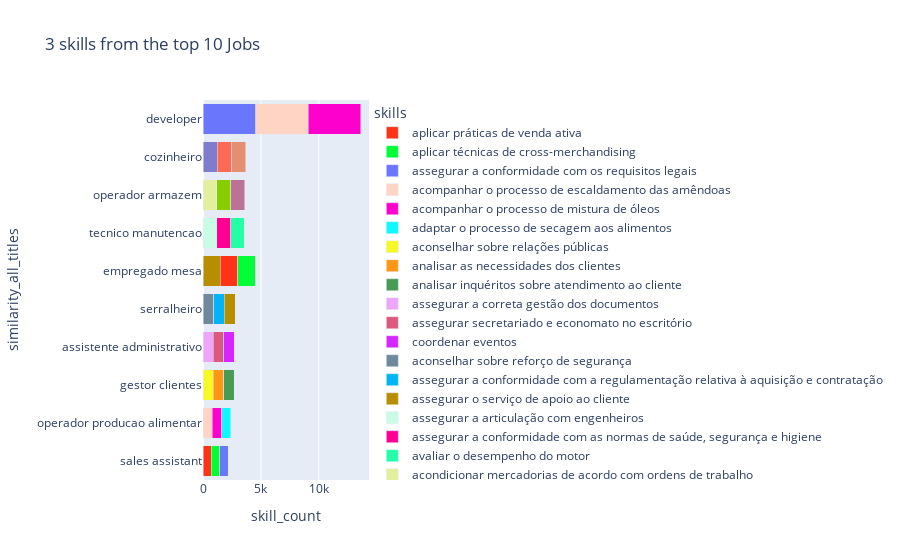

Notebook code for this chart:
### Code cell
fig = px.bar(aux_skills_title, x='skill_count', y='similarity_all_titles', barmode='stack',
             color='skills', title='3 skills from the top 10 Jobs', color_discrete_sequence=px.colors.qualitative.Light24)
fig.update_yaxes(type='category')
fig.show()

fig.write_image(f"Images ESCO/3 skills from the top 10 Jobs.svg", width=950, height=525)

### Figure 1 — Plotly figure (JSON) as saved in the notebook; plotly's stock layout.template omitted (floating-point values rounded to 4 significant figures)
{"data": [{"alignmentgroup": "True", "hovertemplate": "skills=aplicar práticas de venda ativa<br>skill_count=%{x}<br>similarity_all_titles=%{y}<extra></extra>", "legendgroup": "aplicar práticas de venda ativa", "marker": {"color": "#FD3216", "pattern": {"shape": ""}}, "name": "aplicar práticas de venda ativa", "offsetgroup": "aplicar práticas de venda ativa", "orientation": "h", "showlegend": true, "textposition": "auto", "type": "bar", "x": [727], "xaxis": "x", "y": ["sales assistant"], "yaxis": "y"}, {"alignmentgroup": "True", "hovertemplate": "skills=aplicar técnicas de cross-merchandising<br>skill_count=%{x}<br>similarity_all_titles=%{y}<extra></extra>", "legendgroup": "aplicar técnicas de cross-merchandising", "marker": {"color": "#00FE35", "pattern": {"shape": ""}}, "name": "aplicar técnicas de cross-merchandising", "offsetgroup": "aplicar técnicas de cross-merchandising", "orientation": "h", "showlegend": true, "textposition": "auto", "type": "bar", "x": [727], "xaxis": "x", "y": ["sales assistant"], "yaxis": "y"}, {"alignmentgroup": "True", "hovertemplate": "skills=assegurar a conformidade com os requisitos legais<br>skill_count=%{x}<br>similarity_all_titles=%{y}<extra></extra>", "legendgroup": "assegurar a conformidade com os requisitos legais", "marker": {"color": "#6A76FC", "pattern": {"shape": ""}}, "name": "assegurar a conformidade com os requisitos legais", "offsetgroup": "assegurar a conformidade com os requisitos legais", "orientation": "h", "showlegend": true, "textposition": "auto", "type": "bar", "x": [727], "xaxis": "x", "y": ["sales assistant"], "yaxis": "y"}, {"alignmentgroup": "True", "hovertemplate": "skills=acompanhar o processo de escaldamento das amêndoas<br>skill_count=%{x}<br>similarity_all_titles=%{y}<extra></extra>", "legendgroup": "acompanhar o processo de escaldamento das amêndoas", "marker": {"color": "#FED4C4", "pattern": {"shape": ""}}, "name": "acompanhar o processo de escaldamento das amêndoas", "offsetgroup": "acompanhar o processo de escaldamento das amêndoas", "orientation": "h", "showlegend": true, "textposition": "auto", "type": "bar", "x": [805], "xaxis": "x", "y": ["operador producao alimentar"], "yaxis": "y"}, {"alignmentgroup": "True", "hovertemplate": "skills=acompanhar o processo de mistura de óleos<br>skill_count=%{x}<br>similarity_all_titles=%{y}<extra></extra>", "legendgroup": "acompanhar o processo de mistura de óleos", "marker": {"color": "#FE00CE", "pattern": {"shape": ""}}, "name": "acompanhar o processo de mistura de óleos", "offsetgroup": "acompanhar o processo de mistura de óleos", "orientation": "h", "showlegend": true, "textposition": "auto", "type": "bar", "x": [805], "xaxis": "x", "y": ["operador producao alimentar"], "yaxis": "y"}, {"alignmentgroup": "True", "hovertemplate": "skills=adaptar o processo de secagem aos alimentos<br>skill_count=%{x}<br>similarity_all_titles=%{y}<extra></extra>", "legendgroup": "adaptar o processo de secagem aos alimentos", "marker": {"color": "#0DF9FF", "pattern": {"shape": ""}}, "name": "adaptar o processo de secagem aos alimentos", "offsetgroup": "adaptar o processo de secagem aos alimentos", "orientation": "h", "showlegend": true, "textposition": "auto", "type": "bar", "x": [805], "xaxis": "x", "y": ["operador producao alimentar"], "yaxis": "y"}, {"alignmentgroup": "True", "hovertemplate": "skills=aconselhar sobre relações públicas<br>skill_count=%{x}<br>similarity_all_titles=%{y}<extra></extra>", "legendgroup": "aconselhar sobre relações públicas", "marker": {"color": "#F6F926", "pattern": {"shape": ""}}, "name": "aconselhar sobre relações públicas", "offsetgroup": "aconselhar sobre relações públicas", "orientation": "h", "showlegend": true, "textposition": "auto", "type": "bar", "x": [900], "xaxis": "x", "y": ["gestor clientes"], "yaxis": "y"}, {"alignmentgroup": "True", "hovertemplate": "skills=analisar as necessidades dos clientes<br>skill_count=%{x}<br>similarity_all_titles=%{y}<extra></extra>", "legendgroup": "analisar as necessidades dos clientes", "marker": {"color": "#FF9616", "pattern": {"shape": ""}}, "name": "analisar as necessidades dos clientes", "offsetgroup": "analisar as necessidades dos clientes", "orientation": "h", "showlegend": true, "textposition": "auto", "type": "bar", "x": [900], "xaxis": "x", "y": ["gestor clientes"], "yaxis": "y"}, {"alignmentgroup": "True", "hovertemplate": "skills=analisar inquéritos sobre atendimento ao cliente<br>skill_count=%{x}<br>similarity_all_titles=%{y}<extra></extra>", "legendgroup": "analisar inquéritos sobre atendimento ao cliente", "marker": {"color": "#479B55", "pattern": {"shape": ""}}, "name": "analisar inquéritos sobre atendimento ao cliente", "offsetgroup": "analisar inquéritos sobre atendimento ao cliente", "orientation": "h", "showlegend": true, "textposition": "auto", "type": "bar", "x": [900], "xaxis": "x", "y": ["gestor clientes"], "yaxis": "y"}, {"alignmentgroup": "True", "hovertemplate": "skills=assegurar a correta gestão dos documentos<br>skill_count=%{x}<br>similarity_all_titles=%{y}<extra></extra>", "legendgroup": "assegurar a correta gestão dos documentos", "marker": {"color": "#EEA6FB", "pattern": {"shape": ""}}, "name": "assegurar a correta gestão dos documentos", "offsetgroup": "assegurar a correta gestão dos documentos", "orientation": "h", "showlegend": true, "textposition": "auto", "type": "bar", "x": [906], "xaxis": "x", "y": ["assistente administrativo"], "yaxis": "y"}, {"alignmentgroup": "True", "hovertemplate": "skills=assegurar secretariado e economato no escritório<br>skill_count=%{x}<br>similarity_all_titles=%{y}<extra></extra>", "legendgroup": "assegurar secretariado e economato no escritório", "marker": {"color": "#DC587D", "pattern": {"shape": ""}}, "name": "assegurar secretariado e economato no escritório", "offsetgroup": "assegurar secretariado e economato no escritório", "orientation": "h", "showlegend": true, "textposition": "auto", "type": "bar", "x": [906], "xaxis": "x", "y": ["assistente administrativo"], "yaxis": "y"}, {"alignmentgroup": "True", "hovertemplate": "skills=coordenar eventos<br>skill_count=%{x}<br>similarity_all_titles=%{y}<extra></extra>", "legendgroup": "coordenar eventos", "marker": {"color": "#D626FF", "pattern": {"shape": ""}}, "name": "coordenar eventos", "offsetgroup": "coordenar eventos", "orientation": "h", "showlegend": true, "textposition": "auto", "type": "bar", "x": [906], "xaxis": "x", "y": ["assistente administrativo"], "yaxis": "y"}, {"alignmentgroup": "True", "hovertemplate": "skills=aconselhar sobre reforço de segurança<br>skill_count=%{x}<br>similarity_all_titles=%{y}<extra></extra>", "legendgroup": "aconselhar sobre reforço de segurança", "marker": {"color": "#6E899C", "pattern": {"shape": ""}}, "name": "aconselhar sobre reforço de segurança", "offsetgroup": "aconselhar sobre reforço de segurança", "orientation": "h", "showlegend": true, "textposition": "auto", "type": "bar", "x": [928], "xaxis": "x", "y": ["serralheiro"], "yaxis": "y"}, {"alignmentgroup": "True", "hovertemplate": "skills=assegurar a conformidade com a regulamentação relativa à aquisição e contratação<br>skill_count=%{x}<br>similarity_all_titles=%{y}<extra></extra>", "legendgroup": "assegurar a conformidade com a regulamentação relativa à aquisição e contratação", "marker": {"color": "#00B5F7", "pattern": {"shape": ""}}, "name": "assegurar a conformidade com a regulamentação relativa à aquisição e contratação", "offsetgroup": "assegurar a conformidade com a regulamentação relativa à aquisição e contratação", "orientation": "h", "showlegend": true, "textposition": "auto", "type": "bar", "x": [928], "xaxis": "x", "y": ["serralheiro"], "yaxis": "y"}, {"alignmentgroup": "True", "hovertemplate": "skills=assegurar o serviço de apoio ao cliente<br>skill_count=%{x}<br>similarity_all_titles=%{y}<extra></extra>", "legendgroup": "assegurar o serviço de apoio ao cliente", "marker": {"color": "#B68E00", "pattern": {"shape": ""}}, "name": "assegurar o serviço de apoio ao cliente", "offsetgroup": "assegurar o serviço de apoio ao cliente", "orientation": "h", "showlegend": true, "textposition": "auto", "type": "bar", "x": [928, 1509], "xaxis": "x", "y": ["serralheiro", "empregado mesa"], "yaxis": "y"}, {"alignmentgroup": "True", "hovertemplate": "skills=assegurar a articulação com engenheiros<br>skill_count=%{x}<br>similarity_all_titles=%{y}<extra></extra>", "legendgroup": "assegurar a articulação com engenheiros", "marker": {"color": "#C9FBE5", "pattern": {"shape": ""}}, "name": "assegurar a articulação com engenheiros", "offsetgroup": "assegurar a articulação com engenheiros", "orientation": "h", "showlegend": true, "textposition": "auto", "type": "bar", "x": [1192], "xaxis": "x", "y": ["tecnico manutencao"], "yaxis": "y"}, {"alignmentgroup": "True", "hovertemplate": "skills=assegurar a conformidade com as normas de saúde, segurança e higiene<br>skill_count=%{x}<br>similarity_all_titles=%{y}<extra></extra>", "legendgroup": "assegurar a conformidade com as normas de saúde, segurança e higiene", "marker": {"color": "#FF0092", "pattern": {"shape": ""}}, "name": "assegurar a conformidade com as normas de saúde, segurança e higiene", "offsetgroup": "assegurar a conformidade com as normas de saúde, segurança e higiene", "orientation": "h", "showlegend": true, "textposition": "auto", "type": "bar", "x": [1192], "xaxis": "x", "y": ["tecnico manutencao"], "yaxis": "y"}, {"alignmentgroup": "True", "hovertemplate": "skills=avaliar o desempenho do motor<br>skill_count=%{x}<br>similarity_all_titles=%{y}<extra></extra>", "legendgroup": "avaliar o desempenho do motor", "marker": {"color": "#22FFA7", "pattern": {"shape": ""}}, "name": "avaliar o desempenho do motor", "offsetgroup": "avaliar o desempenho do motor", "orientation": "h", "showlegend": true, "textposition": "auto", "type": "bar", "x": [1192], "xaxis": "x", "y": ["tecnico manutencao"], "yaxis": "y"}, {"alignmentgroup": "True", "hovertemplate": "skills=acondicionar mercadorias de acordo com ordens de trabalho<br>skill_count=%{x}<br>similarity_all_titles=%{y}<extra></extra>", "legendgroup": "acondicionar mercadorias de acordo com ordens de trabalho", "marker": {"color": "#E3EE9E", "pattern": {"shape": ""}}, "name": "acondicionar mercadorias de acordo com ordens de trabalho", "offsetgroup": "acondicionar mercadorias de acordo com ordens de trabalho", "orientation": "h", "showlegend": true, "textposition": "auto", "type": "bar", "x": [1199], "xaxis": "x", "y": ["operador armazem"], "yaxis": "y"}, {"alignmentgroup": "True", "hovertemplate": "skills=armazenar mercadorias com precisão<br>skill_count=%{x}<br>similarity_all_titles=%{y}<extra></extra>", "legendgroup": "armazenar mercadorias com precisão", "marker": {"color": "#86CE00", "pattern": {"shape": ""}}, "name": "armazenar mercadorias com precisão", "offsetgroup": "armazenar mercadorias com precisão", "orientation": "h", "showlegend": true, "textposition": "auto", "type": "bar", "x": [1199], "xaxis": "x", "y": ["operador armazem"], "yaxis": "y"}, {"alignmentgroup": "True", "hovertemplate": "skills=assegurar uma utilização eficiente do espaço de armazém<br>skill_count=%{x}<br>similarity_all_titles=%{y}<extra></extra>", "legendgroup": "assegurar uma utilização eficiente do espaço de armazém", "marker": {"color": "#BC7196", "pattern": {"shape": ""}}, "name": "assegurar uma utilização eficiente do espaço de armazém", "offsetgroup": "assegurar uma utilização eficiente do espaço de armazém", "orientation": "h", "showlegend": true, "textposition": "auto", "type": "bar", "x": [1199], "xaxis": "x", "y": ["operador armazem"], "yaxis": "y"}, {"alignmentgroup": "True", "hovertemplate": "skills=aconselhar clientes sobre várias questões relacionadas com marisco<br>skill_count=%{x}<br>similarity_all_titles=%{y}<extra></extra>", "legendgroup": "aconselhar clientes sobre várias questões relacionadas com marisco", "marker": {"color": "#7E7DCD", "pattern": {"shape": ""}}, "name": "aconselhar clientes sobre várias questões relacionadas com marisco", "offsetgroup": "aconselhar clientes sobre várias questões relacionadas com marisco", "orientation": "h", "showlegend": true, "textposition": "auto", "type": "bar", "x": [1232], "xaxis": "x", "y": ["cozinheiro"], "yaxis": "y"}, {"alignmentgroup": "True", "hovertemplate": "skills=aconselhar sobre a preparação de alimentos dietéticos<br>skill_count=%{x}<br>similarity_all_titles=%{y}<extra></extra>", "legendgroup": "aconselhar sobre a preparação de alimentos dietéticos", "marker": {"color": "#FC6955", "pattern": {"shape": ""}}, "name": "aconselhar sobre a preparação de alimentos dietéticos", "offsetgroup": "aconselhar sobre a preparação de alimentos dietéticos", "orientation": "h", "showlegend": true, "textposition": "auto", "type": "bar", "x": [1232], "xaxis": "x", "y": ["cozinheiro"], "yaxis": "y"}, {"alignmentgroup": "True", "hovertemplate": "skills=anatomia dos peixes<br>skill_count=%{x}<br>similarity_all_titles=%{y}<extra></extra>", "legendgroup": "anatomia dos peixes", "marker": {"color": "#E48F72", "pattern": {"shape": ""}}, "name": "anatomia dos peixes", "offsetgroup": "anatomia dos peixes", "orientation": "h", "showlegend": true, "textposition": "auto", "type": "bar", "x": [1232], "xaxis": "x", "y": ["cozinheiro"], "yaxis": "y"}, {"alignmentgroup": "True", "hovertemplate": "skills=alimentos e bebidas no menu<br>skill_count=%{x}<br>similarity_all_titles=%{y}<extra></extra>", "legendgroup": "alimentos e bebidas no menu", "marker": {"color": "#FD3216", "pattern": {"shape": ""}}, "name": "alimentos e bebidas no menu", "offsetgroup": "alimentos e bebidas no menu", "orientation": "h", "showlegend": true, "textposition": "auto", "type": "bar", "x": [1509], "xaxis": "x", "y": ["empregado mesa"], "yaxis": "y"}, {"alignmentgroup": "True", "hovertemplate": "skills=apresentar o menu<br>skill_count=%{x}<br>similarity_all_titles=%{y}<extra></extra>", "legendgroup": "apresentar o menu", "marker": {"color": "#00FE35", "pattern": {"shape": ""}}, "name": "apresentar o menu", "offsetgroup": "apresentar o menu", "orientation": "h", "showlegend": true, "textposition": "auto", "type": "bar", "x": [1509], "xaxis": "x", "y": ["empregado mesa"], "yaxis": "y"}, {"alignmentgroup": "True", "hovertemplate": "skills=ABAP<br>skill_count=%{x}<br>similarity_all_titles=%{y}<extra></extra>", "legendgroup": "ABAP", "marker": {"color": "#6A76FC", "pattern": {"shape": ""}}, "name": "ABAP", "offsetgroup": "ABAP", "orientation": "h", "showlegend": true, "textposition": "auto", "type": "bar", "x": [4539], "xaxis": "x", "y": ["developer"], "yaxis": "y"}, {"alignmentgroup": "True", "hovertemplate": "skills=AJAX<br>skill_count=%{x}<br>similarity_all_titles=%{y}<extra></extra>", "legendgroup": "AJAX", "marker": {"color": "#FED4C4", "pattern": {"shape": ""}}, "name": "AJAX", "offsetgroup": "AJAX", "orientation": "h", "showlegend": true, "textposition": "auto", "type": "bar", "x": [4539], "xaxis": "x", "y": ["developer"], "yaxis": "y"}, {"alignmentgroup": "True", "hovertemplate": "skills=APL<br>skill_count=%{x}<br>similarity_all_titles=%{y}<extra></extra>", "legendgroup": "APL", "marker": {"color": "#FE00CE", "pattern": {"shape": ""}}, "name": "APL", "offsetgroup": "APL", "orientation": "h", "showlegend": true, "textposition": "auto", "type": "bar", "x": [4539], "xaxis": "x", "y": ["developer"], "yaxis": "y"}], "layout": {"barmode": "stack", "legend": {"title": {"text": "skills"}, "tracegroupgap": 0}, "title": {"text": "3 skills from the top 10 Jobs"}, "xaxis": {"anchor": "y", "domain": [0, 1], "title": {"text": "skill_count"}}, "yaxis": {"anchor": "x", "domain": [0, 1], "title": {"text": "similarity_all_titles"}, "type": "category"}}}
